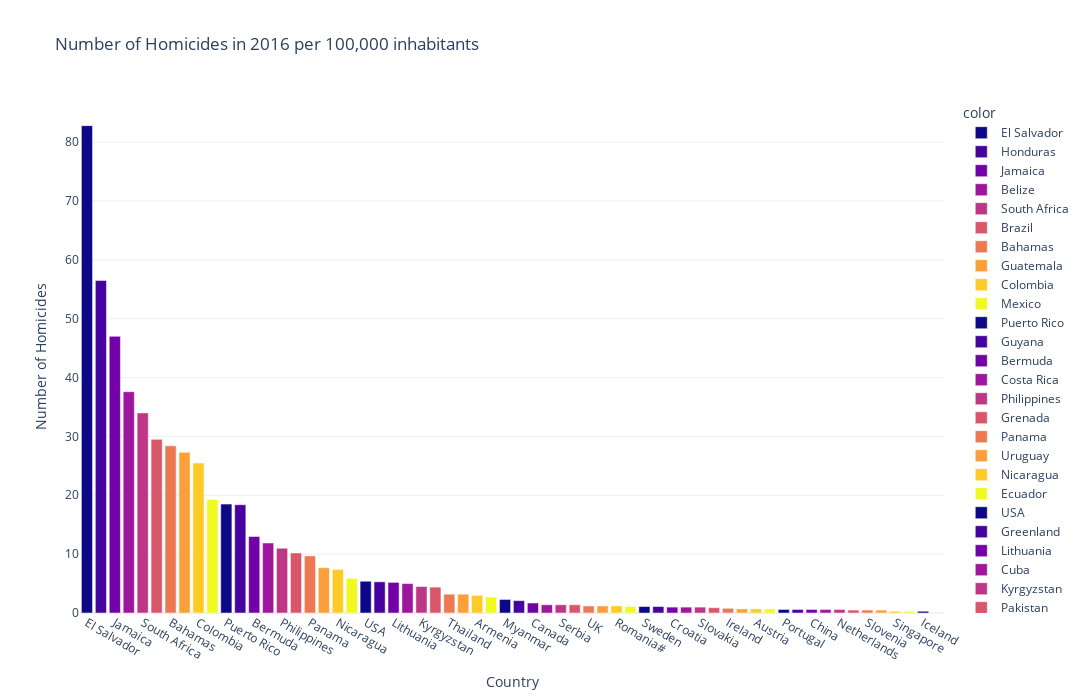

The notebook cell saved with this chart:
### Markdown cell above
### Lets quickly see the values for 2016 to compare with the former dataframe

### Code cell
year_to_check="2016"

homicide2 = data2[["Country", year_to_check]].sort_values(year_to_check, ascending=False)     

bar = px.bar(x = homicide2["Country"],
             y = homicide2[year_to_check],
             title = f"Number of Homicides in {year_to_check} per 100,000 inhabitants",
             color = homicide2["Country"],
             template="plotly_white",
             color_discrete_sequence=px.colors.sequential.Plasma,
             )

bar.update_layout(xaxis_title = "Country",
                  yaxis_title = "Number of Homicides",
                  coloraxis_showscale = False,
                  width=1600,
                  height=700,)

bar.show()

### Figure 1 — Plotly figure (JSON) as saved in the notebook; plotly's stock layout.template omitted (floating-point values rounded to 4 significant figures)
{"data": [{"alignmentgroup": "True", "hovertemplate": "color=El Salvador<br>x=%{x}<br>y=%{y}<extra></extra>", "legendgroup": "El Salvador", "marker": {"color": "#0d0887", "pattern": {"shape": ""}}, "name": "El Salvador", "offsetgroup": "El Salvador", "orientation": "v", "showlegend": true, "textposition": "auto", "type": "bar", "x": ["El Salvador"], "xaxis": "x", "y": [82.8], "yaxis": "y"}, {"alignmentgroup": "True", "hovertemplate": "color=Honduras<br>x=%{x}<br>y=%{y}<extra></extra>", "legendgroup": "Honduras", "marker": {"color": "#46039f", "pattern": {"shape": ""}}, "name": "Honduras", "offsetgroup": "Honduras", "orientation": "v", "showlegend": true, "textposition": "auto", "type": "bar", "x": ["Honduras"], "xaxis": "x", "y": [56.5], "yaxis": "y"}, {"alignmentgroup": "True", "hovertemplate": "color=Jamaica<br>x=%{x}<br>y=%{y}<extra></extra>", "legendgroup": "Jamaica", "marker": {"color": "#7201a8", "pattern": {"shape": ""}}, "name": "Jamaica", "offsetgroup": "Jamaica", "orientation": "v", "showlegend": true, "textposition": "auto", "type": "bar", "x": ["Jamaica"], "xaxis": "x", "y": [47], "yaxis": "y"}, {"alignmentgroup": "True", "hovertemplate": "color=Belize<br>x=%{x}<br>y=%{y}<extra></extra>", "legendgroup": "Belize", "marker": {"color": "#9c179e", "pattern": {"shape": ""}}, "name": "Belize", "offsetgroup": "Belize", "orientation": "v", "showlegend": true, "textposition": "auto", "type": "bar", "x": ["Belize"], "xaxis": "x", "y": [37.6], "yaxis": "y"}, {"alignmentgroup": "True", "hovertemplate": "color=South Africa<br>x=%{x}<br>y=%{y}<extra></extra>", "legendgroup": "South Africa", "marker": {"color": "#bd3786", "pattern": {"shape": ""}}, "name": "South Africa", "offsetgroup": "South Africa", "orientation": "v", "showlegend": true, "textposition": "auto", "type": "bar", "x": ["South Africa"], "xaxis": "x", "y": [34], "yaxis": "y"}, {"alignmentgroup": "True", "hovertemplate": "color=Brazil<br>x=%{x}<br>y=%{y}<extra></extra>", "legendgroup": "Brazil", "marker": {"color": "#d8576b", "pattern": {"shape": ""}}, "name": "Brazil", "offsetgroup": "Brazil", "orientation": "v", "showlegend": true, "textposition": "auto", "type": "bar", "x": ["Brazil"], "xaxis": "x", "y": [29.5], "yaxis": "y"}, {"alignmentgroup": "True", "hovertemplate": "color=Bahamas<br>x=%{x}<br>y=%{y}<extra></extra>", "legendgroup": "Bahamas", "marker": {"color": "#ed7953", "pattern": {"shape": ""}}, "name": "Bahamas", "offsetgroup": "Bahamas", "orientation": "v", "showlegend": true, "textposition": "auto", "type": "bar", "x": ["Bahamas"], "xaxis": "x", "y": [28.4], "yaxis": "y"}, {"alignmentgroup": "True", "hovertemplate": "color=Guatemala<br>x=%{x}<br>y=%{y}<extra></extra>", "legendgroup": "Guatemala", "marker": {"color": "#fb9f3a", "pattern": {"shape": ""}}, "name": "Guatemala", "offsetgroup": "Guatemala", "orientation": "v", "showlegend": true, "textposition": "auto", "type": "bar", "x": ["Guatemala"], "xaxis": "x", "y": [27.3], "yaxis": "y"}, {"alignmentgroup": "True", "hovertemplate": "color=Colombia<br>x=%{x}<br>y=%{y}<extra></extra>", "legendgroup": "Colombia", "marker": {"color": "#fdca26", "pattern": {"shape": ""}}, "name": "Colombia", "offsetgroup": "Colombia", "orientation": "v", "showlegend": true, "textposition": "auto", "type": "bar", "x": ["Colombia"], "xaxis": "x", "y": [25.5], "yaxis": "y"}, {"alignmentgroup": "True", "hovertemplate": "color=Mexico<br>x=%{x}<br>y=%{y}<extra></extra>", "legendgroup": "Mexico", "marker": {"color": "#f0f921", "pattern": {"shape": ""}}, "name": "Mexico", "offsetgroup": "Mexico", "orientation": "v", "showlegend": true, "textposition": "auto", "type": "bar", "x": ["Mexico"], "xaxis": "x", "y": [19.3], "yaxis": "y"}, {"alignmentgroup": "True", "hovertemplate": "color=Puerto Rico<br>x=%{x}<br>y=%{y}<extra></extra>", "legendgroup": "Puerto Rico", "marker": {"color": "#0d0887", "pattern": {"shape": ""}}, "name": "Puerto Rico", "offsetgroup": "Puerto Rico", "orientation": "v", "showlegend": true, "textposition": "auto", "type": "bar", "x": ["Puerto Rico"], "xaxis": "x", "y": [18.5], "yaxis": "y"}, {"alignmentgroup": "True", "hovertemplate": "color=Guyana<br>x=%{x}<br>y=%{y}<extra></extra>", "legendgroup": "Guyana", "marker": {"color": "#46039f", "pattern": {"shape": ""}}, "name": "Guyana", "offsetgroup": "Guyana", "orientation": "v", "showlegend": true, "textposition": "auto", "type": "bar", "x": ["Guyana"], "xaxis": "x", "y": [18.4], "yaxis": "y"}, {"alignmentgroup": "True", "hovertemplate": "color=Bermuda<br>x=%{x}<br>y=%{y}<extra></extra>", "legendgroup": "Bermuda", "marker": {"color": "#7201a8", "pattern": {"shape": ""}}, "name": "Bermuda", "offsetgroup": "Bermuda", "orientation": "v", "showlegend": true, "textposition": "auto", "type": "bar", "x": ["Bermuda"], "xaxis": "x", "y": [13], "yaxis": "y"}, {"alignmentgroup": "True", "hovertemplate": "color=Costa Rica<br>x=%{x}<br>y=%{y}<extra></extra>", "legendgroup": "Costa Rica", "marker": {"color": "#9c179e", "pattern": {"shape": ""}}, "name": "Costa Rica", "offsetgroup": "Costa Rica", "orientation": "v", "showlegend": true, "textposition": "auto", "type": "bar", "x": ["Costa Rica"], "xaxis": "x", "y": [11.9], "yaxis": "y"}, {"alignmentgroup": "True", "hovertemplate": "color=Philippines<br>x=%{x}<br>y=%{y}<extra></extra>", "legendgroup": "Philippines", "marker": {"color": "#bd3786", "pattern": {"shape": ""}}, "name": "Philippines", "offsetgroup": "Philippines", "orientation": "v", "showlegend": true, "textposition": "auto", "type": "bar", "x": ["Philippines"], "xaxis": "x", "y": [11], "yaxis": "y"}, {"alignmentgroup": "True", "hovertemplate": "color=Grenada<br>x=%{x}<br>y=%{y}<extra></extra>", "legendgroup": "Grenada", "marker": {"color": "#d8576b", "pattern": {"shape": ""}}, "name": "Grenada", "offsetgroup": "Grenada", "orientation": "v", "showlegend": true, "textposition": "auto", "type": "bar", "x": ["Grenada"], "xaxis": "x", "y": [10.2], "yaxis": "y"}, {"alignmentgroup": "True", "hovertemplate": "color=Panama<br>x=%{x}<br>y=%{y}<extra></extra>", "legendgroup": "Panama", "marker": {"color": "#ed7953", "pattern": {"shape": ""}}, "name": "Panama", "offsetgroup": "Panama", "orientation": "v", "showlegend": true, "textposition": "auto", "type": "bar", "x": ["Panama"], "xaxis": "x", "y": [9.7], "yaxis": "y"}, {"alignmentgroup": "True", "hovertemplate": "color=Uruguay<br>x=%{x}<br>y=%{y}<extra></extra>", "legendgroup": "Uruguay", "marker": {"color": "#fb9f3a", "pattern": {"shape": ""}}, "name": "Uruguay", "offsetgroup": "Uruguay", "orientation": "v", "showlegend": true, "textposition": "auto", "type": "bar", "x": ["Uruguay"], "xaxis": "x", "y": [7.7], "yaxis": "y"}, {"alignmentgroup": "True", "hovertemplate": "color=Nicaragua<br>x=%{x}<br>y=%{y}<extra></extra>", "legendgroup": "Nicaragua", "marker": {"color": "#fdca26", "pattern": {"shape": ""}}, "name": "Nicaragua", "offsetgroup": "Nicaragua", "orientation": "v", "showlegend": true, "textposition": "auto", "type": "bar", "x": ["Nicaragua"], "xaxis": "x", "y": [7.4], "yaxis": "y"}, {"alignmentgroup": "True", "hovertemplate": "color=Ecuador<br>x=%{x}<br>y=%{y}<extra></extra>", "legendgroup": "Ecuador", "marker": {"color": "#f0f921", "pattern": {"shape": ""}}, "name": "Ecuador", "offsetgroup": "Ecuador", "orientation": "v", "showlegend": true, "textposition": "auto", "type": "bar", "x": ["Ecuador"], "xaxis": "x", "y": [5.9], "yaxis": "y"}, {"alignmentgroup": "True", "hovertemplate": "color=USA<br>x=%{x}<br>y=%{y}<extra></extra>", "legendgroup": "USA", "marker": {"color": "#0d0887", "pattern": {"shape": ""}}, "name": "USA", "offsetgroup": "USA", "orientation": "v", "showlegend": true, "textposition": "auto", "type": "bar", "x": ["USA"], "xaxis": "x", "y": [5.4], "yaxis": "y"}, {"alignmentgroup": "True", "hovertemplate": "color=Greenland<br>x=%{x}<br>y=%{y}<extra></extra>", "legendgroup": "Greenland", "marker": {"color": "#46039f", "pattern": {"shape": ""}}, "name": "Greenland", "offsetgroup": "Greenland", "orientation": "v", "showlegend": true, "textposition": "auto", "type": "bar", "x": ["Greenland"], "xaxis": "x", "y": [5.3], "yaxis": "y"}, {"alignmentgroup": "True", "hovertemplate": "color=Lithuania<br>x=%{x}<br>y=%{y}<extra></extra>", "legendgroup": "Lithuania", "marker": {"color": "#7201a8", "pattern": {"shape": ""}}, "name": "Lithuania", "offsetgroup": "Lithuania", "orientation": "v", "showlegend": true, "textposition": "auto", "type": "bar", "x": ["Lithuania"], "xaxis": "x", "y": [5.2], "yaxis": "y"}, {"alignmentgroup": "True", "hovertemplate": "color=Cuba<br>x=%{x}<br>y=%{y}<extra></extra>", "legendgroup": "Cuba", "marker": {"color": "#9c179e", "pattern": {"shape": ""}}, "name": "Cuba", "offsetgroup": "Cuba", "orientation": "v", "showlegend": true, "textposition": "auto", "type": "bar", "x": ["Cuba"], "xaxis": "x", "y": [5], "yaxis": "y"}, {"alignmentgroup": "True", "hovertemplate": "color=Kyrgyzstan<br>x=%{x}<br>y=%{y}<extra></extra>", "legendgroup": "Kyrgyzstan", "marker": {"color": "#bd3786", "pattern": {"shape": ""}}, "name": "Kyrgyzstan", "offsetgroup": "Kyrgyzstan", "orientation": "v", "showlegend": true, "textposition": "auto", "type": "bar", "x": ["Kyrgyzstan"], "xaxis": "x", "y": [4.5], "yaxis": "y"}, {"alignmentgroup": "True", "hovertemplate": "color=Pakistan<br>x=%{x}<br>y=%{y}<extra></extra>", "legendgroup": "Pakistan", "marker": {"color": "#d8576b", "pattern": {"shape": ""}}, "name": "Pakistan", "offsetgroup": "Pakistan", "orientation": "v", "showlegend": true, "textposition": "auto", "type": "bar", "x": ["Pakistan"], "xaxis": "x", "y": [4.4], "yaxis": "y"}, {"alignmentgroup": "True", "hovertemplate": "color=Thailand<br>x=%{x}<br>y=%{y}<extra></extra>", "legendgroup": "Thailand", "marker": {"color": "#ed7953", "pattern": {"shape": ""}}, "name": "Thailand", "offsetgroup": "Thailand", "orientation": "v", "showlegend": true, "textposition": "auto", "type": "bar", "x": ["Thailand"], "xaxis": "x", "y": [3.2], "yaxis": "y"}, {"alignmentgroup": "True", "hovertemplate": "color=India<br>x=%{x}<br>y=%{y}<extra></extra>", "legendgroup": "India", "marker": {"color": "#fb9f3a", "pattern": {"shape": ""}}, "name": "India", "offsetgroup": "India", "orientation": "v", "showlegend": true, "textposition": "auto", "type": "bar", "x": ["India"], "xaxis": "x", "y": [3.2], "yaxis": "y"}, {"alignmentgroup": "True", "hovertemplate": "color=Armenia<br>x=%{x}<br>y=%{y}<extra></extra>", "legendgroup": "Armenia", "marker": {"color": "#fdca26", "pattern": {"shape": ""}}, "name": "Armenia", "offsetgroup": "Armenia", "orientation": "v", "showlegend": true, "textposition": "auto", "type": "bar", "x": ["Armenia"], "xaxis": "x", "y": [3], "yaxis": "y"}, {"alignmentgroup": "True", "hovertemplate": "color=Albania<br>x=%{x}<br>y=%{y}<extra></extra>", "legendgroup": "Albania", "marker": {"color": "#f0f921", "pattern": {"shape": ""}}, "name": "Albania", "offsetgroup": "Albania", "orientation": "v", "showlegend": true, "textposition": "auto", "type": "bar", "x": ["Albania"], "xaxis": "x", "y": [2.7], "yaxis": "y"}, {"alignmentgroup": "True", "hovertemplate": "color=Myanmar<br>x=%{x}<br>y=%{y}<extra></extra>", "legendgroup": "Myanmar", "marker": {"color": "#0d0887", "pattern": {"shape": ""}}, "name": "Myanmar", "offsetgroup": "Myanmar", "orientation": "v", "showlegend": true, "textposition": "auto", "type": "bar", "x": ["Myanmar"], "xaxis": "x", "y": [2.3], "yaxis": "y"}, {"alignmentgroup": "True", "hovertemplate": "color=Hungary<br>x=%{x}<br>y=%{y}<extra></extra>", "legendgroup": "Hungary", "marker": {"color": "#46039f", "pattern": {"shape": ""}}, "name": "Hungary", "offsetgroup": "Hungary", "orientation": "v", "showlegend": true, "textposition": "auto", "type": "bar", "x": ["Hungary"], "xaxis": "x", "y": [2.1], "yaxis": "y"}, {"alignmentgroup": "True", "hovertemplate": "color=Canada<br>x=%{x}<br>y=%{y}<extra></extra>", "legendgroup": "Canada", "marker": {"color": "#7201a8", "pattern": {"shape": ""}}, "name": "Canada", "offsetgroup": "Canada", "orientation": "v", "showlegend": true, "textposition": "auto", "type": "bar", "x": ["Canada"], "xaxis": "x", "y": [1.7], "yaxis": "y"}, {"alignmentgroup": "True", "hovertemplate": "color=France<br>x=%{x}<br>y=%{y}<extra></extra>", "legendgroup": "France", "marker": {"color": "#9c179e", "pattern": {"shape": ""}}, "name": "France", "offsetgroup": "France", "orientation": "v", "showlegend": true, "textposition": "auto", "type": "bar", "x": ["France"], "xaxis": "x", "y": [1.4], "yaxis": "y"}, {"alignmentgroup": "True", "hovertemplate": "color=Serbia<br>x=%{x}<br>y=%{y}<extra></extra>", "legendgroup": "Serbia", "marker": {"color": "#bd3786", "pattern": {"shape": ""}}, "name": "Serbia", "offsetgroup": "Serbia", "orientation": "v", "showlegend": true, "textposition": "auto", "type": "bar", "x": ["Serbia"], "xaxis": "x", "y": [1.4], "yaxis": "y"}, {"alignmentgroup": "True", "hovertemplate": "color=Finland<br>x=%{x}<br>y=%{y}<extra></extra>", "legendgroup": "Finland", "marker": {"color": "#d8576b", "pattern": {"shape": ""}}, "name": "Finland", "offsetgroup": "Finland", "orientation": "v", "showlegend": true, "textposition": "auto", "type": "bar", "x": ["Finland"], "xaxis": "x", "y": [1.4], "yaxis": "y"}, {"alignmentgroup": "True", "hovertemplate": "color=UK<br>x=%{x}<br>y=%{y}<extra></extra>", "legendgroup": "UK", "marker": {"color": "#ed7953", "pattern": {"shape": ""}}, "name": "UK", "offsetgroup": "UK", "orientation": "v", "showlegend": true, "textposition": "auto", "type": "bar", "x": ["UK"], "xaxis": "x", "y": [1.2], "yaxis": "y"}, {"alignmentgroup": "True", "hovertemplate": "color=Germany<br>x=%{x}<br>y=%{y}<extra></extra>", "legendgroup": "Germany", "marker": {"color": "#fb9f3a", "pattern": {"shape": ""}}, "name": "Germany", "offsetgroup": "Germany", "orientation": "v", "showlegend": true, "textposition": "auto", "type": "bar", "x": ["Germany"], "xaxis": "x", "y": [1.2], "yaxis": "y"}, {"alignmentgroup": "True", "hovertemplate": "color=Romania#<br>x=%{x}<br>y=%{y}<extra></extra>", "legendgroup": "Romania#", "marker": {"color": "#fdca26", "pattern": {"shape": ""}}, "name": "Romania#", "offsetgroup": "Romania#", "orientation": "v", "showlegend": true, "textposition": "auto", "type": "bar", "x": ["Romania#"], "xaxis": "x", "y": [1.2], "yaxis": "y"}, {"alignmentgroup": "True", "hovertemplate": "color=Bulgaria<br>x=%{x}<br>y=%{y}<extra></extra>", "legendgroup": "Bulgaria", "marker": {"color": "#f0f921", "pattern": {"shape": ""}}, "name": "Bulgaria", "offsetgroup": "Bulgaria", "orientation": "v", "showlegend": true, "textposition": "auto", "type": "bar", "x": ["Bulgaria"], "xaxis": "x", "y": [1.1], "yaxis": "y"}, {"alignmentgroup": "True", "hovertemplate": "color=Sweden<br>x=%{x}<br>y=%{y}<extra></extra>", "legendgroup": "Sweden", "marker": {"color": "#0d0887", "pattern": {"shape": ""}}, "name": "Sweden", "offsetgroup": "Sweden", "orientation": "v", "showlegend": true, "textposition": "auto", "type": "bar", "x": ["Sweden"], "xaxis": "x", "y": [1.1], "yaxis": "y"}, {"alignmentgroup": "True", "hovertemplate": "color=Cyprus<br>x=%{x}<br>y=%{y}<extra></extra>", "legendgroup": "Cyprus", "marker": {"color": "#46039f", "pattern": {"shape": ""}}, "name": "Cyprus", "offsetgroup": "Cyprus", "orientation": "v", "showlegend": true, "textposition": "auto", "type": "bar", "x": ["Cyprus"], "xaxis": "x", "y": [1.1], "yaxis": "y"}, {"alignmentgroup": "True", "hovertemplate": "color=Croatia<br>x=%{x}<br>y=%{y}<extra></extra>", "legendgroup": "Croatia", "marker": {"color": "#7201a8", "pattern": {"shape": ""}}, "name": "Croatia", "offsetgroup": "Croatia", "orientation": "v", "showlegend": true, "textposition": "auto", "type": "bar", "x": ["Croatia"], "xaxis": "x", "y": [1], "yaxis": "y"}, {"alignmentgroup": "True", "hovertemplate": "color=Denmark<br>x=%{x}<br>y=%{y}<extra></extra>", "legendgroup": "Denmark", "marker": {"color": "#9c179e", "pattern": {"shape": ""}}, "name": "Denmark", "offsetgroup": "Denmark", "orientation": "v", "showlegend": true, "textposition": "auto", "type": "bar", "x": ["Denmark"], "xaxis": "x", "y": [1], "yaxis": "y"}, {"alignmentgroup": "True", "hovertemplate": "color=Slovakia<br>x=%{x}<br>y=%{y}<extra></extra>", "legendgroup": "Slovakia", "marker": {"color": "#bd3786", "pattern": {"shape": ""}}, "name": "Slovakia", "offsetgroup": "Slovakia", "orientation": "v", "showlegend": true, "textposition": "auto", "type": "bar", "x": ["Slovakia"], "xaxis": "x", "y": [1], "yaxis": "y"}, {"alignmentgroup": "True", "hovertemplate": "color=Australia<br>x=%{x}<br>y=%{y}<extra></extra>", "legendgroup": "Australia", "marker": {"color": "#d8576b", "pattern": {"shape": ""}}, "name": "Australia", "offsetgroup": "Australia", "orientation": "v", "showlegend": true, "textposition": "auto", "type": "bar", "x": ["Australia"], "xaxis": "x", "y": [0.9], "yaxis": "y"}, {"alignmentgroup": "True", "hovertemplate": "color=Ireland<br>x=%{x}<br>y=%{y}<extra></extra>", "legendgroup": "Ireland", "marker": {"color": "#ed7953", "pattern": {"shape": ""}}, "name": "Ireland", "offsetgroup": "Ireland", "orientation": "v", "showlegend": true, "textposition": "auto", "type": "bar", "x": ["Ireland"], "xaxis": "x", "y": [0.8], "yaxis": "y"}, {"alignmentgroup": "True", "hovertemplate": "color=Poland#<br>x=%{x}<br>y=%{y}<extra></extra>", "legendgroup": "Poland#", "marker": {"color": "#fb9f3a", "pattern": {"shape": ""}}, "name": "Poland#", "offsetgroup": "Poland#", "orientation": "v", "showlegend": true, "textposition": "auto", "type": "bar", "x": ["Poland#"], "xaxis": "x", "y": [0.7], "yaxis": "y"}, {"alignmentgroup": "True", "hovertemplate": "color=Austria<br>x=%{x}<br>y=%{y}<extra></extra>", "legendgroup": "Austria", "marker": {"color": "#fdca26", "pattern": {"shape": ""}}, "name": "Austria", "offsetgroup": "Austria", "orientation": "v", "showlegend": true, "textposition": "auto", "type": "bar", "x": ["Austria"], "xaxis": "x", "y": [0.7], "yaxis": "y"}, {"alignmentgroup": "True", "hovertemplate": "color=Italy<br>x=%{x}<br>y=%{y}<extra></extra>", "legendgroup": "Italy", "marker": {"color": "#f0f921", "pattern": {"shape": ""}}, "name": "Italy", "offsetgroup": "Italy", "orientation": "v", "showlegend": true, "textposition": "auto", "type": "bar", "x": ["Italy"], "xaxis": "x", "y": [0.7], "yaxis": "y"}, {"alignmentgroup": "True", "hovertemplate": "color=Portugal<br>x=%{x}<br>y=%{y}<extra></extra>", "legendgroup": "Portugal", "marker": {"color": "#0d0887", "pattern": {"shape": ""}}, "name": "Portugal", "offsetgroup": "Portugal", "orientation": "v", "showlegend": true, "textposition": "auto", "type": "bar", "x": ["Portugal"], "xaxis": "x", "y": [0.6], "yaxis": "y"}, {"alignmentgroup": "True", "hovertemplate": "color=Spain<br>x=%{x}<br>y=%{y}<extra></extra>", "legendgroup": "Spain", "marker": {"color": "#46039f", "pattern": {"shape": ""}}, "name": "Spain", "offsetgroup": "Spain", "orientation": "v", "showlegend": true, "textposition": "auto", "type": "bar", "x": ["Spain"], "xaxis": "x", "y": [0.6], "yaxis": "y"}, {"alignmentgroup": "True", "hovertemplate": "color=China<br>x=%{x}<br>y=%{y}<extra></extra>", "legendgroup": "China", "marker": {"color": "#7201a8", "pattern": {"shape": ""}}, "name": "China", "offsetgroup": "China", "orientation": "v", "showlegend": true, "textposition": "auto", "type": "bar", "x": ["China"], "xaxis": "x", "y": [0.6], "yaxis": "y"}, {"alignmentgroup": "True", "hovertemplate": "color=Czechia<br>x=%{x}<br>y=%{y}<extra></extra>", "legendgroup": "Czechia", "marker": {"color": "#9c179e", "pattern": {"shape": ""}}, "name": "Czechia", "offsetgroup": "Czechia", "orientation": "v", "showlegend": true, "textposition": "auto", "type": "bar", "x": ["Czechia"], "xaxis": "x", "y": [0.6], "yaxis": "y"}, {"alignmentgroup": "True", "hovertemplate": "color=Netherlands<br>x=%{x}<br>y=%{y}<extra></extra>", "legendgroup": "Netherlands", "marker": {"color": "#bd3786", "pattern": {"shape": ""}}, "name": "Netherlands", "offsetgroup": "Netherlands", "orientation": "v", "showlegend": true, "textposition": "auto", "type": "bar", "x": ["Netherlands"], "xaxis": "x", "y": [0.6], "yaxis": "y"}, {"alignmentgroup": "True", "hovertemplate": "color=Norway<br>x=%{x}<br>y=%{y}<extra></extra>", "legendgroup": "Norway", "marker": {"color": "#d8576b", "pattern": {"shape": ""}}, "name": "Norway", "offsetgroup": "Norway", "orientation": "v", "showlegend": true, "textposition": "auto", "type": "bar", "x": ["Norway"], "xaxis": "x", "y": [0.5], "yaxis": "y"}, {"alignmentgroup": "True", "hovertemplate": "color=Slovenia<br>x=%{x}<br>y=%{y}<extra></extra>", "legendgroup": "Slovenia", "marker": {"color": "#ed7953", "pattern": {"shape": ""}}, "name": "Slovenia", "offsetgroup": "Slovenia", "orientation": "v", "showlegend": true, "textposition": "auto", "type": "bar", "x": ["Slovenia"], "xaxis": "x", "y": [0.5], "yaxis": "y"}, {"alignmentgroup": "True", "hovertemplate": "color=Switzerland<br>x=%{x}<br>y=%{y}<extra></extra>", "legendgroup": "Switzerland", "marker": {"color": "#fb9f3a", "pattern": {"shape": ""}}, "name": "Switzerland", "offsetgroup": "Switzerland", "orientation": "v", "showlegend": true, "textposition": "auto", "type": "bar", "x": ["Switzerland"], "xaxis": "x", "y": [0.5], "yaxis": "y"}, {"alignmentgroup": "True", "hovertemplate": "color=Singapore<br>x=%{x}<br>y=%{y}<extra></extra>", "legendgroup": "Singapore", "marker": {"color": "#fdca26", "pattern": {"shape": ""}}, "name": "Singapore", "offsetgroup": "Singapore", "orientation": "v", "showlegend": true, "textposition": "auto", "type": "bar", "x": ["Singapore"], "xaxis": "x", "y": [0.3], "yaxis": "y"}, {"alignmentgroup": "True", "hovertemplate": "color=Japan<br>x=%{x}<br>y=%{y}<extra></extra>", "legendgroup": "Japan", "marker": {"color": "#f0f921", "pattern": {"shape": ""}}, "name": "Japan", "offsetgroup": "Japan", "orientation": "v", "showlegend": true, "textposition": "auto", "type": "bar", "x": ["Japan"], "xaxis": "x", "y": [0.3], "yaxis": "y"}, {"alignmentgroup": "True", "hovertemplate": "color=Iceland<br>x=%{x}<br>y=%{y}<extra></extra>", "legendgroup": "Iceland", "marker": {"color": "#0d0887", "pattern": {"shape": ""}}, "name": "Iceland", "offsetgroup": "Iceland", "orientation": "v", "showlegend": true, "textposition": "auto", "type": "bar", "x": ["Iceland"], "xaxis": "x", "y": [0.3], "yaxis": "y"}, {"alignmentgroup": "True", "hovertemplate": "color=Liechtenstein<br>x=%{x}<br>y=%{y}<extra></extra>", "legendgroup": "Liechtenstein", "marker": {"color": "#46039f", "pattern": {"shape": ""}}, "name": "Liechtenstein", "offsetgroup": "Liechtenstein", "orientation": "v", "showlegend": true, "textposition": "auto", "type": "bar", "x": ["Liechtenstein"], "xaxis": "x", "y": [0], "yaxis": "y"}], "layout": {"barmode": "relative", "coloraxis": {"showscale": false}, "height": 700, "legend": {"title": {"text": "color"}, "tracegroupgap": 0}, "title": {"text": "Number of Homicides in 2016 per 100,000 inhabitants"}, "width": 1600, "xaxis": {"anchor": "y", "autorange": true, "domain": [0, 1], "range": [-0.5, 61.5], "title": {"text": "Country"}, "type": "category"}, "yaxis": {"anchor": "x", "autorange": true, "domain": [0, 1], "range": [0, 87.16], "title": {"text": "Number of Homicides"}, "type": "linear"}}}
